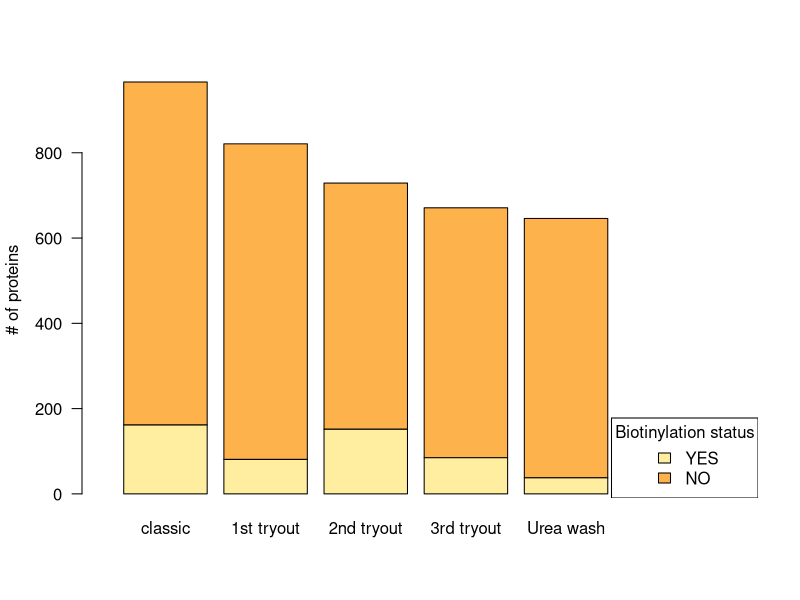
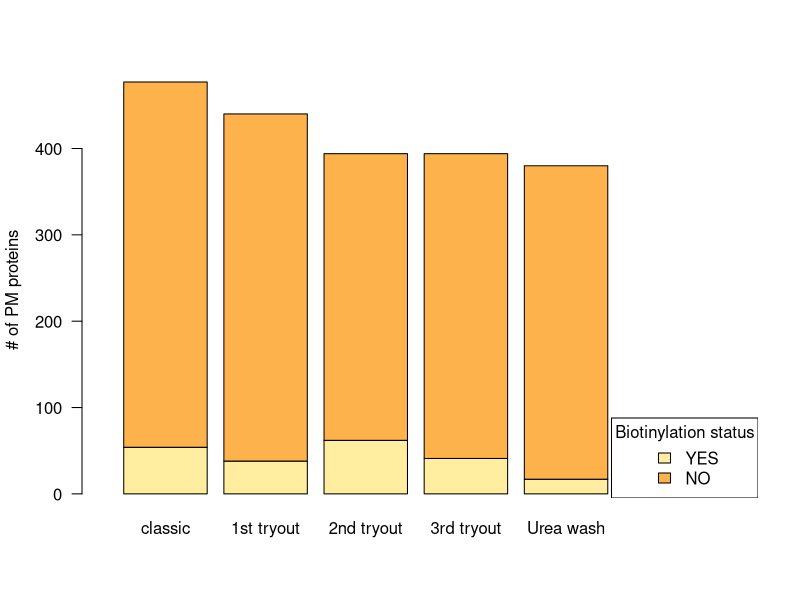

These charts were generated, in order, by the following R code:
# Making a stacked bar plot

# For the Biotinylation "efficiency", thus how many proteins carried a detected biotinylation modific. 
totals <- c(966,821,729,671,646)
biotinylated <- c(162,81,152,85,38)
non.biotinylated <- totals-biotinylated
vec <- rbind(biotinylated, non.biotinylated)
colnames(vec) <- c("classic", "1st tryout", "2nd tryout", "3rd tryout", "Urea wash")
mat <- as.matrix(vec)

library(RColorBrewer)
sequential <- brewer.pal(2, "YlOrRd")
barplot(mat, col=sequential, cex.names = 1, las=1, xlim=c(0, 7.5), ylab="# of proteins")
legend("bottomright", legend = c("YES", "NO"), fill = sequential[1:2], title='Biotinylation status')


# Now only look at all PM proteins and see what fraction thereof is biotinylated
PM <- c(477,440,394,394,380)
PM.biotinylated <- c(54,38,62,41,17)
non.biotinylated <- PM-PM.biotinylated
vec <- rbind(PM.biotinylated, non.biotinylated)
colnames(vec) <- c("classic", "1st tryout", "2nd tryout", "3rd tryout", "Urea wash")
mat <- as.matrix(vec)

library(RColorBrewer)
sequential <- brewer.pal(2, "YlOrRd")
barplot(mat, col=sequential, cex.names = 1, las=1, xlim=c(0, 7.5), ylab="# of PM proteins")
legend("bottomright", legend = c("YES","NO"), fill = sequential[1:2], title='Biotinylation status')



